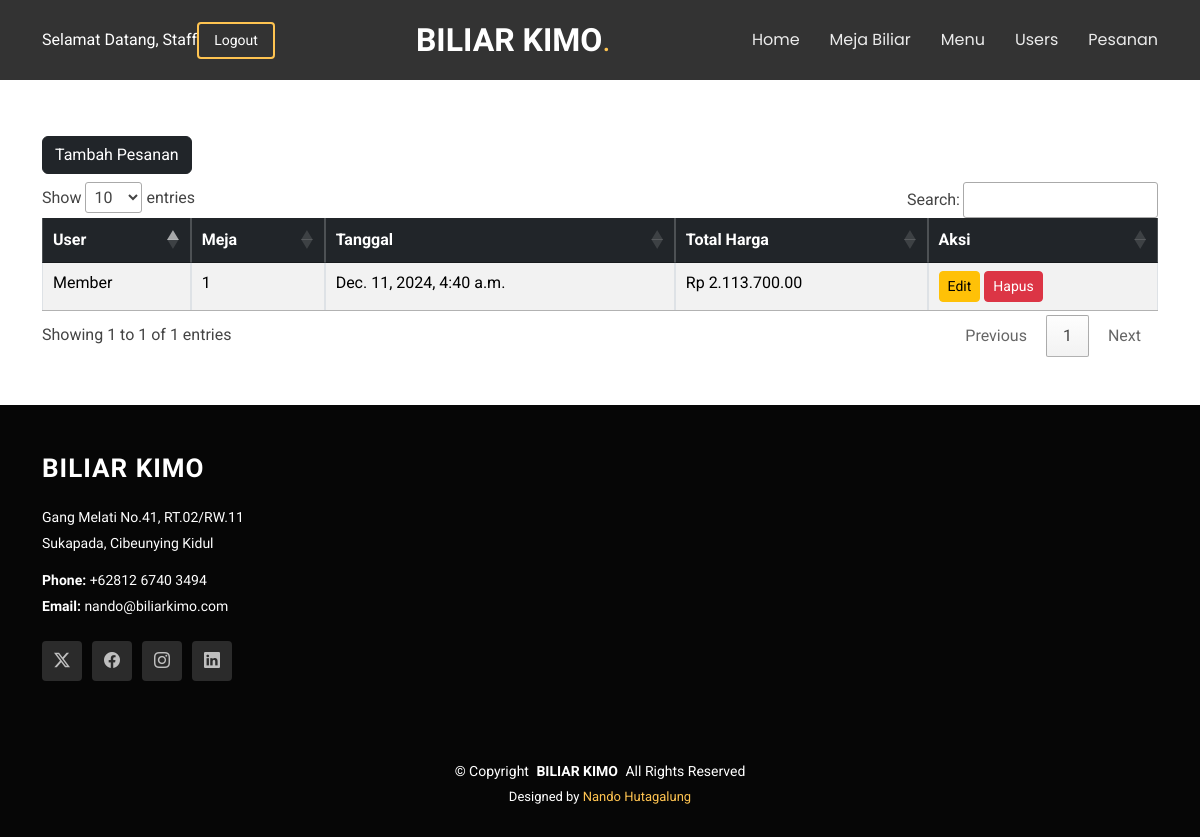
The page /pesanan/ (signed in) on the database as committed earlier.
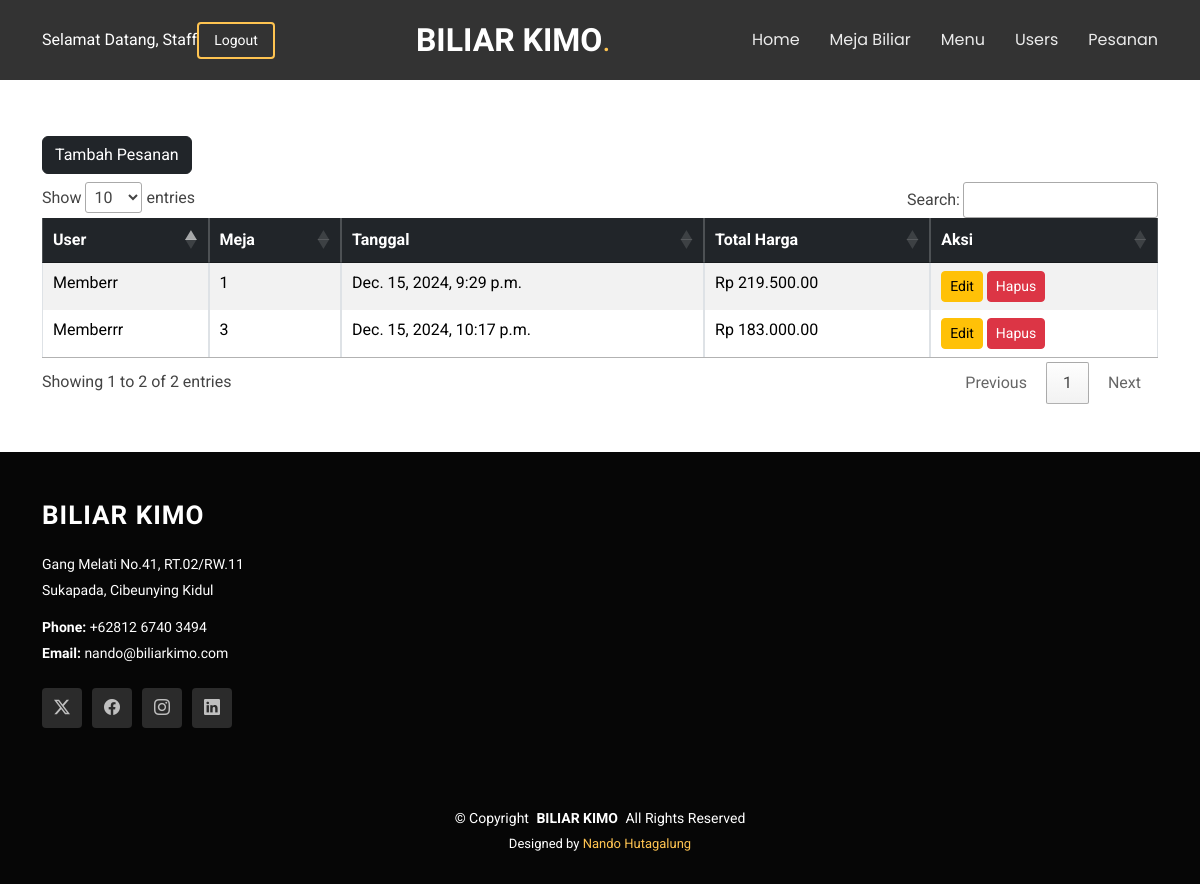
The same page on the database as committed later.
### pesanan/models.py (models this page shows, shortened)
class Pesanan(models.Model):
    user = models.ForeignKey(User, on_delete=models.CASCADE)
    meja = models.ForeignKey(MejaBiliar, on_delete=models.CASCADE)
    tanggal_pemesanan = models.DateTimeField(auto_now_add=True)
    durasi_meja = models.PositiveIntegerField(help_text="Durasi pemesanan dalam jam", default=1)
    total_harga = models.DecimalField(max_digits=10, decimal_places=2, default=0.0)
    status = models.CharField(max_length=20, default='aktif')
    is_send = models.BooleanField(default=False)
    waktu_selesai = models.DateTimeField(editable=False, null=True, blank=True)
    waktu_notif = models.DateTimeField(editable=False, null=True, blank=True)
    notifikasi_dikirim = models.BooleanField(default=False)

### users/models.py (models this page shows, shortened)
class User(AbstractUser):
    ROLES = [
        ('admin', 'Admin'),
        ('staff', 'Staff'),
        ('member', 'Member'),
    ]
    email = models.EmailField(unique=True)
    role = models.CharField(max_length=20, choices=ROLES, default='viewer')

### meja_biliar/models.py (models this page shows, shortened)
class MejaBiliar(models.Model):
    STATUS_CHOICES = [
        ('full', 'Full'),
        ('ada', 'Ada'),
        ('perbaikan', 'Perbaikan'),
    ]
    no_meja = models.CharField(max_length=20)
    harga_siang = models.DecimalField(max_digits=10, decimal_places=2)
    harga_malam = models.DecimalField(max_digits=10, decimal_places=2)
    status = models.CharField(max_length=20, choices=STATUS_CHOICES, default='ada')

### pesanan/views.py (the view)
# urls.py: path('', views.list_pesanan, name='list_pesanan'),
@login_required
def list_pesanan(request):
    pesanan_list = Pesanan.objects.all().select_related('meja', 'user')
    return render(request, 'pesanan/list_pesanan.html', {'pesanan_list': pesanan_list})

### projekan_akhir/templatetags/filters.py (called while the page is built)
@register.filter
def rupiah(value):
    try:
        return "Rp {:,}".format(value).replace(",", ".")
    except ValueError:
        return value

### pesanan/templates/pesanan/list_pesanan.html (shortened to what this page needs)
{% extends 'projekan_akhir/base.html' %}
{% load static %}
{% load filters %}
{% block content %}
<div class="container my-5">
    <div class="d-flex justify-content-between align-items-center py-2">
    <a class="btn btn-dark" href="{% url 'add_pesanan' %}">Tambah Pesanan</a>
    </div>
    <table id="dataTables_pesanan" class="table table-bordered table-striped table-responsive">
        <thead class="table-dark">
            <tr>
                <th>User</th>
                <th>Meja</th>
                <th>Tanggal</th>
                <th>Total Harga</th>
                <th>Aksi</th>
            </tr>
        </thead>
        <tbody>
            {% for pesanan in pesanan_list %}
            <tr>
                <td>{{ pesanan.user.username }}</td>
                <td>{{ pesanan.meja.no_meja }}</td>
                <td>{{ pesanan.tanggal_pemesanan }}</td>
                <td>{{ pesanan.total_harga | rupiah }}</td>
                <td>
                    <a class="btn btn-warning btn-sm" href="{% url 'edit_pesanan' pesanan.id %}">Edit</a>
                    <a class="btn btn-danger btn-sm" href="{% url 'delete_pesanan' pesanan.id %}">Hapus</a>
                </td>
            </tr>
            {% endfor %}
        </tbody>
    </table>
</div>
{% endblock %}

Rows that differ between the two databases and show on the page:
removed Pesanan: user.username "Member", meja.no_meja "1", tanggal_pemesanan "Dec. 11, 2024, 4:40 a.m.", total_harga|rupiah "Rp 2.113.700.00"
added Pesanan: user.username "Memberr", meja.no_meja "1", tanggal_pemesanan "Dec. 15, 2024, 9:29 p.m.", total_harga|rupiah "Rp 219.500.00"
added Pesanan: user.username "Memberrr", meja.no_meja "3", tanggal_pemesanan "Dec. 15, 2024, 10:17 p.m.", total_harga|rupiah "Rp 183.000.00"
Other text that changed with them:
text written by a page script: "Show entries Search: Showing 1 to 1 of 1 entries Previous 1 Next" → "Show entries Search: Showing 1 to 2 of 2 entries Previous 1 Next"
